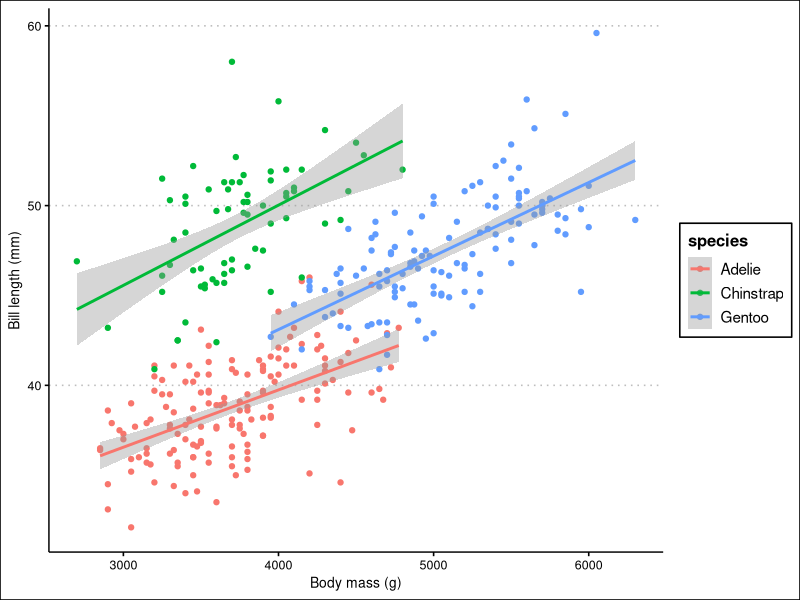

Source code (R):
## ---- chunk 1
#| echo: false
#| output: false

library(tidyverse)
library(palmerpenguins)
library(knitr)
library(ggthemes)
## ---- chunk 2
#| tbl-cap: "Table 1. Species observed"

penguins %>% 
  group_by(species) %>% 
  summarize(Count = n()) %>%
  rename(Species = species) %>% 
  kable()
## ---- chunk 3
#| echo: false
#| warning: false
#| fig-cap: "Fig 1. Bill length correlates with body mass among all three species."

penguins %>% 
  drop_na(body_mass_g, bill_length_mm) %>%
  ggplot(aes(x=body_mass_g, y=bill_length_mm, color=species)) +
  geom_point() + 
  geom_smooth(method="lm") +
  theme_clean() +
  labs(x="Body mass (g)", y="Bill length (mm)")
